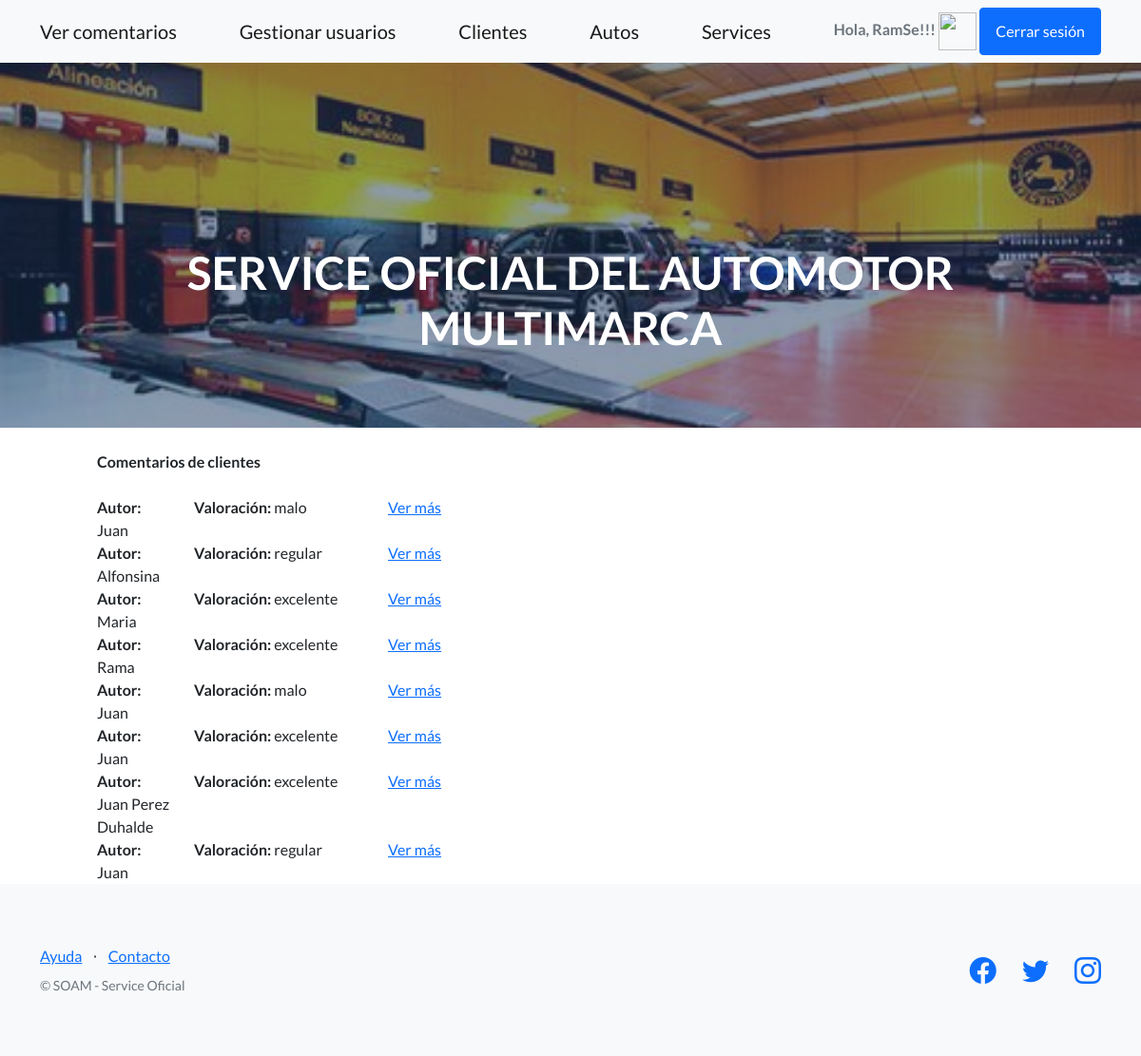
Screenshot of /FinalApp_RamSe/pages (signed in) with the database file from the repository.
### FinalApp_RamSe/models.py (models this page shows, shortened)
class Comentarios(models.Model):
    fecha = models.DateField()
    titulo = models.CharField(max_length=15)
    comentario = models.CharField(max_length=500)
    autor = models.CharField(max_length=100)

### FinalApp_RamSe/views.py (the view)
# urls.py: path('pages', pages, name="Pages"),
@login_required
def pages(request):
    comentarios = Comentarios.objects.all()
    contexto= {"comentarios": comentarios}
    return render(request, "FinalApp_RamSe/pages.html",contexto)

### FinalApp_RamSe/templates/FinalApp_RamSe/pages.html
{% extends "FinalApp_RamSe/padre.html" %}
{% load static %}
{% block contenidoQueCambia %}
<div class="contact-fluid">
    <br />
    <div class="row">
        <div class="col-1">
        </div>
        <div class="col-5">
             <b>Comentarios de clientes</b>
        </div>
    </div>
    <br />
    {% for comentario in comentarios %}
    <div class="row">
        <div class="col-1">
        </div>
        <div class="col-1">
            <b>Autor: </b> {{comentario.autor}}
        </div>
        <div class="col-2">
            <b>Valoración: </b>{{comentario.titulo}}
        </div>
        <div class="col-2">
            <a href="{% url 'VerMas' comentario.id %}"> Ver más</a>
        </div>
    </div>
    {% endfor %}
</div>
{% endblock %}

### FinalApp_RamSe/templates/FinalApp_RamSe/padre.html (shortened to what this page needs)
<!DOCTYPE html>
<html lang="es">
    <head>
        {% load static %}
        <link href="https://cdn.jsdelivr.net/npm/bootstrap-icons@1.5.0/font/bootstrap-icons.css" rel="stylesheet" type="text/css" />
        <link href="{%static 'FinalApp_RamSe/css/styles.css' %}" rel="stylesheet" />
    </head>
    <body>
        <nav class="navbar navbar-light bg-light static-top">
            <div class="container">
                {% if request.user.is_authenticated %}
                <a class="navbar-brand" href="{%url 'Pages' %}">Ver comentarios</a>
                <a class="navbar-brand" href="../admin" target="_blank">Gestionar usuarios</a>
                <a class="navbar-brand" href="{%url 'LeerClientes' %}">Clientes</a>
                <a class="navbar-brand" href="{%url 'LeerAutos' %}">Autos</a>
                <a class="navbar-brand" href="{%url 'LeerServices' %}">Services</a>
                <p class="text-muted medium mb-4 mb-lg-0"><b>Hola, {{user.username}}!!!</b>
                <img src="{{avatar}}" width="40px" height="40px" >
                <a class="btn btn-primary" href="{%url 'Logout' %}">Cerrar sesión</a></p>
                {% endif %}
            </div>
        </nav>
        <header class="masthead">
            <div class="container position-relative">
                <div class="row justify-content-center">
                    <div class="col-l-6">
                        <div class="text-center text-white">
                            <h1 class="mb-5" >SERVICE OFICIAL DEL AUTOMOTOR MULTIMARCA</h1>
                        </div>
                    </div>
                </div>
            </div>
        </header>
        {% block contenidoQueCambia %}
        {% endblock %}
        <footer class="footer bg-light">
            <div class="container">
                <div class="row">
                    <div class="col-lg-6 h-100 text-center text-lg-start my-auto">
                        <ul class="list-inline mb-2">
                            <li class="list-inline-item"><a href="#!">Ayuda</a></li>
                            <li class="list-inline-item">⋅</li>
                            <li class="list-inline-item"><a href="#!">Contacto</a></li>
                        </ul>
                        <p class="text-muted small mb-4 mb-lg-0">&copy; SOAM - Service Oficial</p>
                    </div>
                    <div class="col-lg-6 h-100 text-center text-lg-end my-auto">
                        <ul class="list-inline mb-0">
                            <li class="list-inline-item me-4">
                                <a href="#!"><i class="bi-facebook fs-3"></i></a>
                            </li>
                            <li class="list-inline-item me-4">
                                <a href="#!"><i class="bi-twitter fs-3"></i></a>
                            </li>
                            <li class="list-inline-item">
                                <a href="#!"><i class="bi-instagram fs-3"></i></a>
                            </li>
                        </ul>
                    </div>
                </div>
            </div>
        </footer>
    </body>
</html>

### rows the page displays
Comentarios: autor "Juan", titulo "malo"
Comentarios: autor "Alfonsina", titulo "regular"
Comentarios: autor "Maria", titulo "excelente"
Comentarios: autor "Rama", titulo "excelente"
Comentarios: autor "Juan", titulo "malo"
Comentarios: autor "Juan", titulo "excelente"
Comentarios: autor "Juan Perez Duhalde", titulo "excelente"
Comentarios: autor "Juan", titulo "regular"

### other values shown
{{ user.username }} "RamSe"
